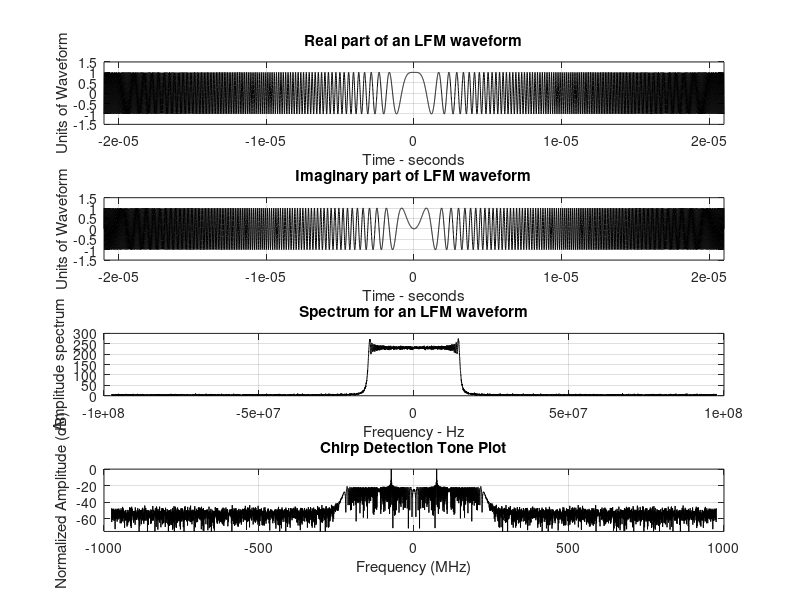

MATLAB code for this plot:
% Script:           chirp_gen.m
% Author:           drohm   
%
% LFM waveform generator for simulation use.

% B = bandwidth of chirp
% T = Time of chirp duration
%  
%==========================================================================
%==========================================================================
close all;clear all
B = 30.0e6;         % Set the bandwidth of the chirp
T = 42e-6;          % Set the time duration of the chirp

time_B_product = B * T;
if(time_B_product < 5 )
    fprintf('************ Time Bandwidth product is TOO SMALL ***************')
    fprintf('\n Change B and or T')
    return
else
end
% Compute alpha
mu = 2. * pi * B / T;
npow = nextpow2(5 * B * T + 1);
npoints = 1*(2^(npow));

% Determine sampling times
delt = linspace(-T/2., T/2., npoints); 
M = length(delt);

% Compute the complex LFM representation
Ichannal = cos(mu .* delt.^2 / 2.); % Real part
Qchannal = sin(mu .* delt.^2 / 2.); % Imaginary Part
LFM = Ichannal + sqrt(-1) .* Qchannal;  % complex signal

SNR = 15;
w_n = randn(1,M) + i*randn(1,M);
w = (10^(-SNR/10))*w_n;        % Additive white noise
LFM = w+LFM;

% Compute the FFT of the LFM waveform
LFMFFT = fftshift(fft(LFM));

% Plot the real and Inginary parts and the spectrum
sampling_interval = T / npoints;
freqlimit = 0.5 / sampling_interval;
freq = linspace(-freqlimit,freqlimit,npoints);

figure(1)
subplot(4,1,1)
plot(delt,Ichannal,'k');
axis([-T/2 T/2 -1.5 1.5])
grid
xlabel('Time - seconds')
ylabel('Units of Waveform')
title('Real part of an LFM waveform')

subplot(4,1,2)
plot(delt,Qchannal,'k');
axis([-T/2 T/2 -1.5 1.5])
grid
xlabel('Time - seconds')
ylabel('Units of Waveform')
title('Imaginary part of LFM waveform')

subplot(4,1,3)
plot(freq, abs(LFMFFT),'k');
grid
xlabel('Frequency - Hz')
ylabel('Amplitude spectrum')
title('Spectrum for an LFM waveform')

% Chirp detection method
% Computer delay and multiply of chirp with itself 
delay = 2000;
chrp_d = real(LFM(delay:end)) ;
chrp = real(LFM(1:length(chrp_d))); 
output_ch = abs(fftshift(fft(chrp_d.*chrp))).^2;
y = output_ch/max(output_ch);
fs = 1/sampling_interval;
f = (fs/length(y))*(-(length(y)/2):(length(y)/2)-1);

% Plot delay and multiple result
subplot(4,1,4)
plot(10e-6*f,10*log10(y),'k');
grid
xlabel('Frequency (MHz)')
ylabel('Normalized Amplitude (dB)')
title('Chirp Detection Tone Plot')
ylim([-75 0])

